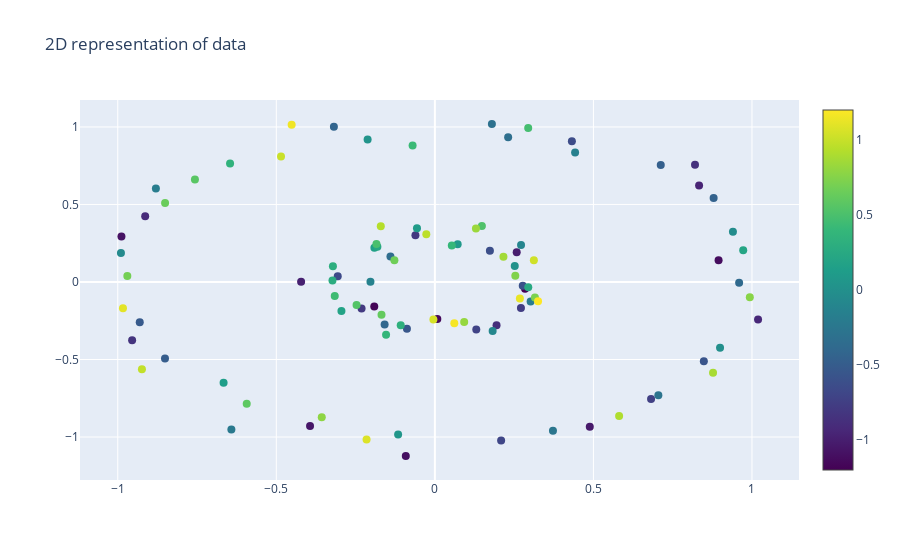
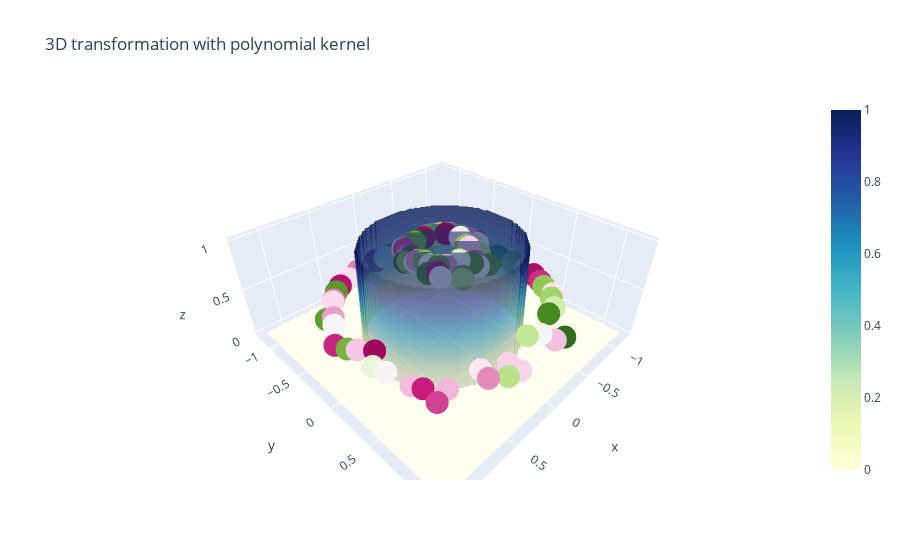

The cell these charts' notebook holds for them, in order:
### Markdown cell above
Let's see visualization that underlines this feature

### Code cell
import numpy as np
from sklearn import svm
from sklearn.datasets import make_circles
import plotly.graph_objects as go

X, y = make_circles(n_samples=100, factor=.3, noise=.05)

clf = svm.SVC(kernel='poly', degree=2, C=1.0)
clf.fit(X, y)

r = np.exp(-(X ** 2).sum(1))

x = np.linspace(-1.2, 1.2, 100)
y = np.linspace(-1.2, 1.2, 100)
X_mesh, Y_mesh = np.meshgrid(x, y)
Z = np.array([clf.predict([[x, y]]) for x, y in zip(np.ravel(X_mesh), np.ravel(Y_mesh))])
Z = Z.reshape(X_mesh.shape)

scatter2d = go.Scatter(x=X[:, 0], y=X[:, 1], mode='markers', marker=dict(color=y, colorscale='Viridis', size=8, showscale=True))

scatter3d = go.Scatter3d(x=X[:, 0], y=X[:, 1], z=r, mode='markers', marker=dict(color=y))

surface = go.Surface(x=X_mesh, y=Y_mesh, z=Z, colorscale='YlGnBu', opacity=0.6)

layout2d = go.Layout(title='2D representation of data')
fig2d = go.Figure(data=[scatter2d], layout=layout2d)
fig2d.show()

layout3d = go.Layout(title='3D transformation with polynomial kernel')
fig3d = go.Figure(data=[scatter3d, surface], layout=layout3d)
fig3d.show()
